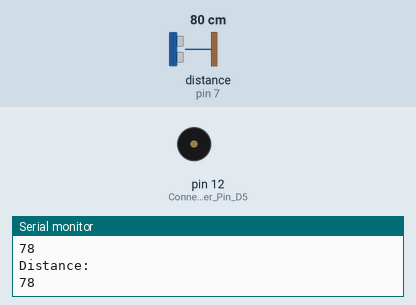
A sketch run on a simulated Arduino Uno, built with avr-gcc and run on an emulated ATmega328P. Shown: buzzer (waves = sounding, pin HIGH), the last lines printed to the serial monitor. Wiring (inferred from the names in the program): ultrasonic range finder: trigger pin 8; echo pin 7. The inputs (shaded band) are chosen by the test bench; at power-on: distance to the obstacle (sensor on pin 7) 80 cm. The echo pulse lasts 58.3 µs per cm; pins used as bus, display or sensor lines are not drawn.

Above: at 1.2 s.
1.3 s: distance to the obstacle (sensor on pin 7) set to 28 cm
2.8 s: distance to the obstacle (sensor on pin 7) set to 24 cm
At 4.1 s:
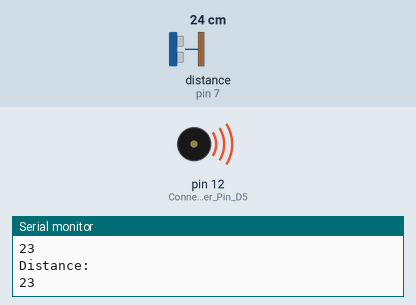
4.4 s: distance to the obstacle (sensor on pin 7) set to 35 cm
At 5.6 s:
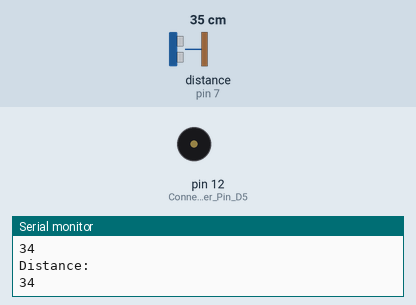
6.0 s: distance to the obstacle (sensor on pin 7) set to 2 cm
At 7.2 s:
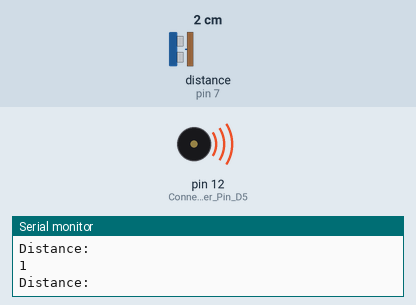
Timing chart, 0 to 8.6 s (numbered marks = the images above; inputs shaded):
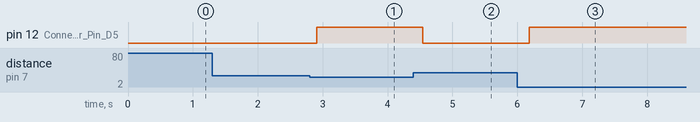

The sketch:

Smart_goggles.ino
```cpp
const int trigPin = 8;
const int echoPin = 7;
long duration;
int distanceCm, distanceInch;
void setup()
{

 Serial.begin(9600);
 pinMode(trigPin, OUTPUT);
 pinMode(echoPin, INPUT);
 pinMode(12, OUTPUT); // Connect Buzzer Pin D5

}
void loop()
{
digitalWrite(trigPin, LOW);
delayMicroseconds(2);
digitalWrite(trigPin, HIGH);
delayMicroseconds(10);
digitalWrite(trigPin, LOW);
duration = pulseIn(echoPin, HIGH);
distanceCm= duration*0.034/2;
distanceInch = duration*0.0133/2;
Serial.println("Distance: ");
Serial.println(distanceCm);
delay (100);
// See the Ultrasonic Sensor Value in Serial Monitor


if(distanceCm < 25)  // You can Change the value
{

  digitalWrite(12, HIGH);  // Buzzer O

}

else
{
    digitalWrite(12,LOW);  // Buzzer OFF
}
}
```

Measured:
- the behaviour switches between 26 and 25 cm on distance to the obstacle (sensor on pin 7) (found by bisection; images 0 and 1)
- after the input at 2.8 s, pin 12 (Connect_Buzzer_Pin_D5): LOW → HIGH after 0.11 s
- after the input at 4.4 s, pin 12 (Connect_Buzzer_Pin_D5): HIGH → LOW after 0.14 s
- after the input at 6.0 s, pin 12 (Connect_Buzzer_Pin_D5): LOW → HIGH after 0.18 s
